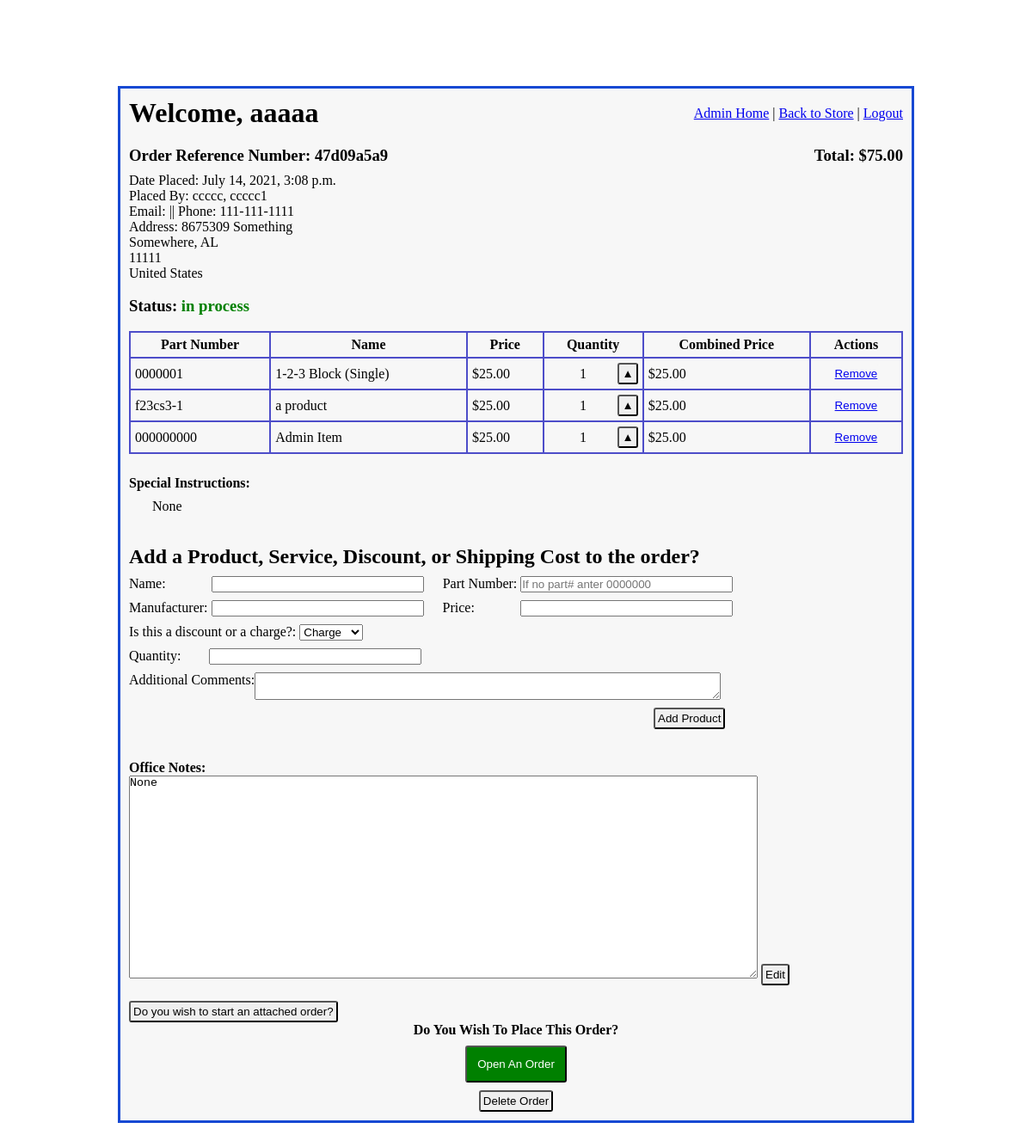
/admin_access/view_order/15 (signed in), run on an earlier commit of the app's database.
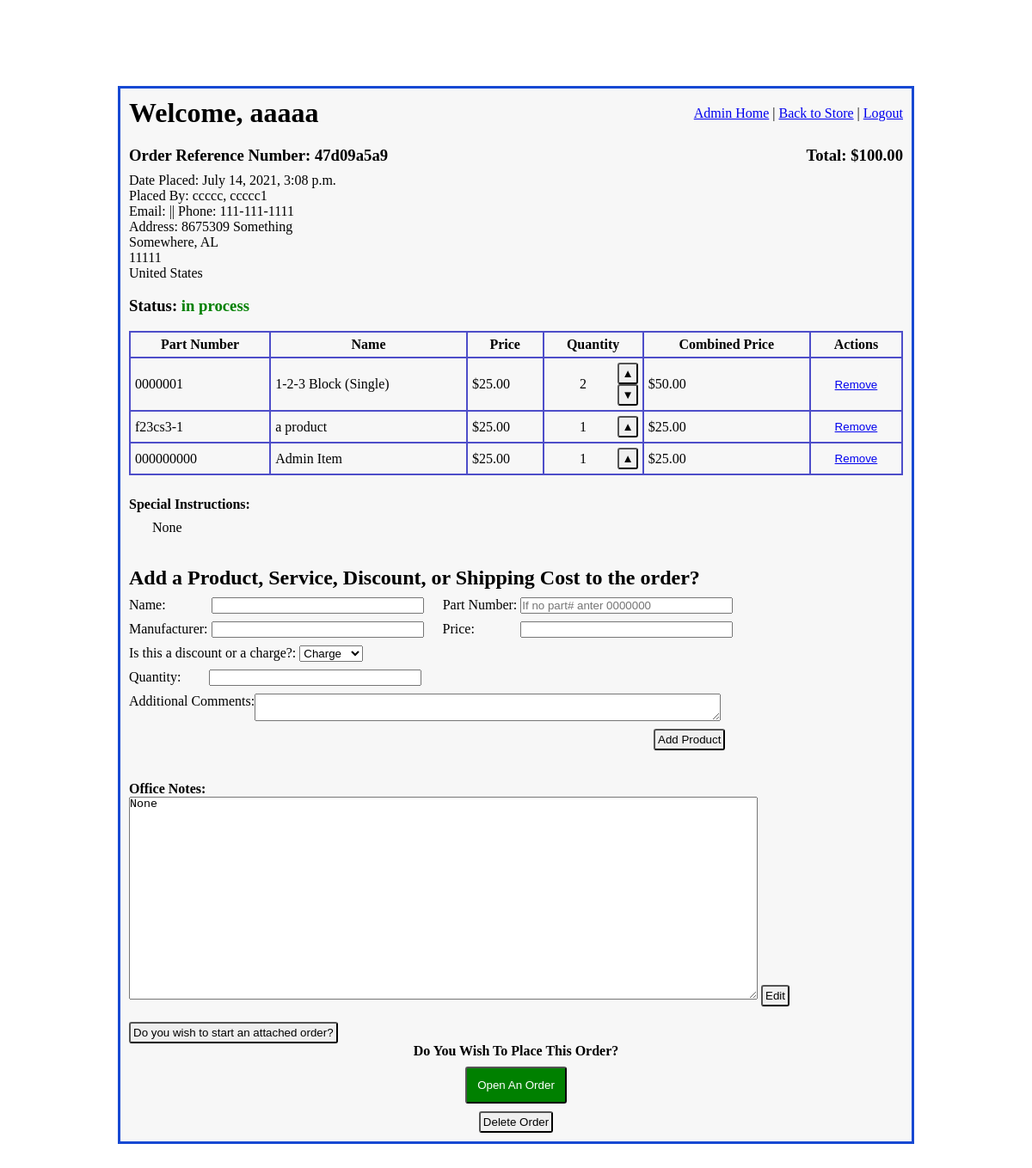
And on a later commit of the database.
### imgfield_app/models.py (models this page shows)
class Order(models.Model):
    ordered_by = models.ForeignKey(
        User,
        related_name="user_orders",
        on_delete=models.CASCADE
    )
    contact_info =  models.ForeignKey(
        ContactInfo,
        related_name="orders",
        on_delete = models.CASCADE,
        null=True, blank=True,
    )
    ref_number = models.CharField(max_length=10)
    total_price = models.DecimalField(decimal_places=2, max_digits=10, null=True, blank=True)
    status = models.CharField(max_length=27)
    special_instructions = models.TextField(null=True, blank=True)
    office_notes = models.TextField(null=True, blank=True)
    created_at = models.DateTimeField(auto_now_add=True)
    updated_at = models.DateTimeField(auto_now=True)
    objects = OrderManager()

class OrderProduct(models.Model):
    product_on_order = models.ForeignKey(
        Product,
        related_name="order_of_product",
        on_delete=models.CASCADE
    )
    order = models.ForeignKey(
        Order,
        related_name="order_product",
        on_delete=models.CASCADE
    )
    quantity = models.IntegerField()
    combined_price = models.DecimalField(decimal_places=2, max_digits=10, null=True, blank=True)
    created_at = models.DateTimeField(auto_now_add=True)
    updated_at = models.DateTimeField(auto_now=True)

class User(models.Model):
    first_name = models.CharField(max_length=45)
    last_name = models.CharField(max_length=60)
    email = models.CharField(max_length=60)
    password = models.CharField(max_length=60)
    security_level = models.IntegerField()
    created_at = models.DateTimeField(auto_now_add=True)
    updated_at = models.DateTimeField(auto_now=True)
    objects = UserManager()

class ContactInfo(models.Model):
    user = models.ManyToManyField(
        User,
        related_name="user_contact_infos"
    )
    address_1 = models.CharField(max_length=54)
    address_2 = models.CharField(max_length=54, null=True, blank=True)
    city = models.CharField(max_length=54)
    zip_code = models.IntegerField()
    state = models.CharField(max_length=54)
    country = models.CharField(max_length=54)
    phone = models.CharField(max_length=15)
    created_at = models.DateTimeField(auto_now_add=True)
    updated_at = models.DateTimeField(auto_now=True)
    objects = ContactInfoManager()

class Product(models.Model):
    name = models.CharField(max_length=108)
    part_number = models.CharField(max_length=27)
    manufacturer = models.CharField(max_length=45, null=True, blank= True)
    price = models.DecimalField(decimal_places=2, max_digits=5)
    desc = models.CharField(max_length=189)
    exp_desc = models.TextField(null=True, blank=True)
    quantity_in_stock = models.IntegerField(null=True, blank=True)
    created_at = models.DateTimeField(auto_now_add=True)
    updated_at = models.DateTimeField(auto_now=True)
    objects = ProductManager()

### admin_app/views.py (the view)
# urls.py: path('view_order/<int:order_id>', views.view_order),
def view_order(request, order_id):
    if 'user_id' in request.session:
        logged_user = User.objects.get(id=request.session['user_id'])
        if logged_user.security_level > 4:
            order = Order.objects.get(id=order_id)
            all_orderproducts = OrderProduct.objects.filter(order=order)
            all_orderitems = OrderItem.objects.filter(order=order)
            all_order_adminitems = OrderAdminItem.objects.filter(order=order)
            context = {
                'logged_user': logged_user,
                'order': order,
                'products': all_orderproducts,
                'items': all_orderitems,
                'adminitems': all_order_adminitems,
            }
            return render(request, "admin_view_order.html", context)
    return redirect("/")

### admin_app/templates/admin_view_order.html (shortened to what the changed rows need)
<!DOCTYPE html>
<html lang="en">
<head>
    {% load static %}
    <link rel="stylesheet" href="{% static 'css/admin_main.css' %}">
    <link rel="stylesheet" href="{% static 'css/admin_view_quote.css' %}">
</head>
<body>
    <div id="wrapper">
        <div id="header">
            <h1>Welcome, {{ logged_user.first_name }}</h1>
        </div>
        <div id="content">
            <div id="quote_head">
                <h3>Order Reference Number: {{ order.ref_number }} </h3>
                <h3 id="total">Total: ${{ order.total_price }}</h3>
            </div>
            <div id="order_info">
                <p>Date Placed: {{order.created_at }}</p>
                <p>Placed By: {{ order.ordered_by.last_name }}, {{ order.ordered_by.first_name }}</p>
                <p>Email: {{ order.orderd_by.email }} || Phone: {{ order.contact_info.phone }}</p>
                <p>Address: {{ order.contact_info.address_1 }}</p>
                <p id="line3">{{ order.contact_info.city }}, {{ order.contact_info.state }}</p>
                <p id="line4">{{ order.contact_info.zip_code }}</p>
                <p id="line5">{{ order.contact_info.country }}</p>
                <h3> Status:
                    {% if order.status == "pending" %}
                        <span class="red">{{ order.status }}</span>
                    {% elif order.status == "in process" %}
                        <span class="green">{{ order.status }}</span>
                    {% else %}
                    <span>{{ order.status }}</span>
                    {% endif %}
                </h3>
            </div>
            <table>
                <tr>
                    <th>Part Number</th>
                    <th>Name</th>
                    <th>Price</th>
                    <th>Quantity</th>
                    <th>Combined Price</th>
                    {% if order.status == "in process" %}
                        <th>Actions</th>
                    {% endif %}
                </tr>
                {% for product in products %}
                    <tr>
                        <td>{{ product.product_on_order.part_number }}</td>
                        <td>{{ product.product_on_order.name }}</td>
                        <td>${{ product.product_on_order.price }}</td>
                        <td>
                            <div class="prod_quant">
                                <p>{{ product.quantity }}</p>
                                {% if order.status == "in process" %}
                                    <div class="quant_btns">
                                        <form action="/admin_access/order_increase_product_quantity" method="POST">
                                            <button class="add_btn">&#9650;</button>
                                        </form>
                                        {% if product.quantity > 1 %}
                                            <form action="/admin_access/order_decrease_product_quantity" method="POST">
                                                <button class="subt_btn">&#9660;</button>
                                            </form>
                                        {% endif %}
                                    </div>
                                {% endif %}
                            </div>
                        </td>
                        <td>${{ product.combined_price }}</td>
                        {% if order.status == "in process" %}
                            <td class="actions">
                                <form action="/admin_access/order_remove_product_from_order" method="POST">
                                    <button>Remove</button>
                                </form>
                            </td>
                        {% endif %}
                    </tr>
                {% endfor %}
            </table>
            <div id="special_instructions">
                <h4>Special Instructions: </h4>
                <p>{{ order.special_instructions }}</p>
            </div>
            {% if order.status == "in process" %}
                <div id="add_adminitem">
                    <h2>Add a Product, Service, Discount, or Shipping Cost to the order?</h2>
                </div>
            {% endif %}
            <div id="office_notes">
                <form action="/admin_access/edit_order_off_notes" method="POST">
                    <textarea name="office_notes">{{ order.office_notes }}</textarea>
                    <button type="submit">Edit</button>
                </form>
            </div>
        </div>
    </div>
</body>
</html>

What changed in the data, as far as the page shows it:
changed Order "in process": total_price "75.00" → "100.00"
changed OrderProduct "1-2-3 Block (Single)": quantity "1" → "2"; combined_price "25.00" → "50.00"; now shows "▼"
